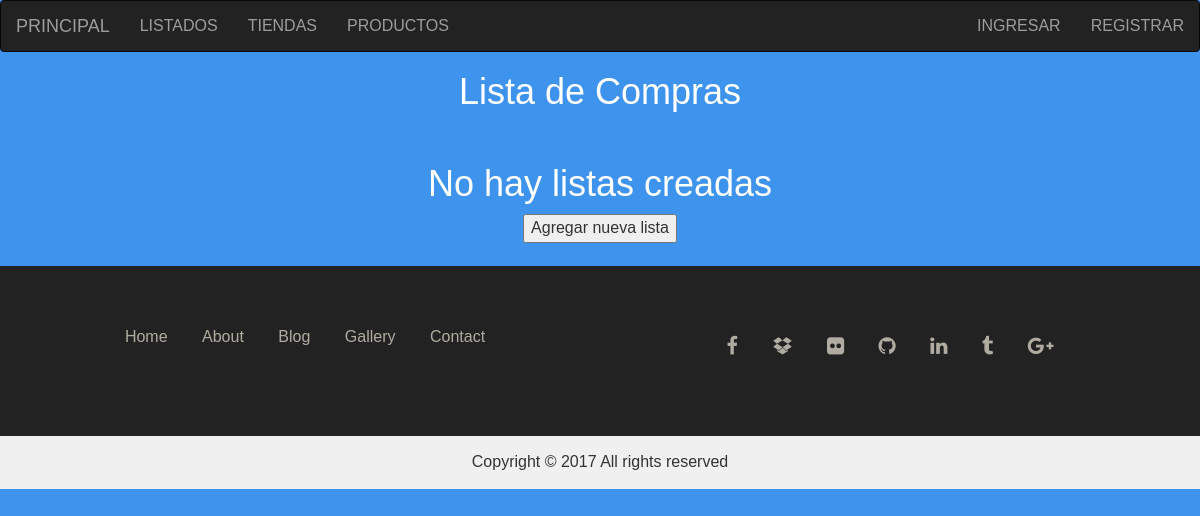
/listado/, run on an earlier commit of the app's database.
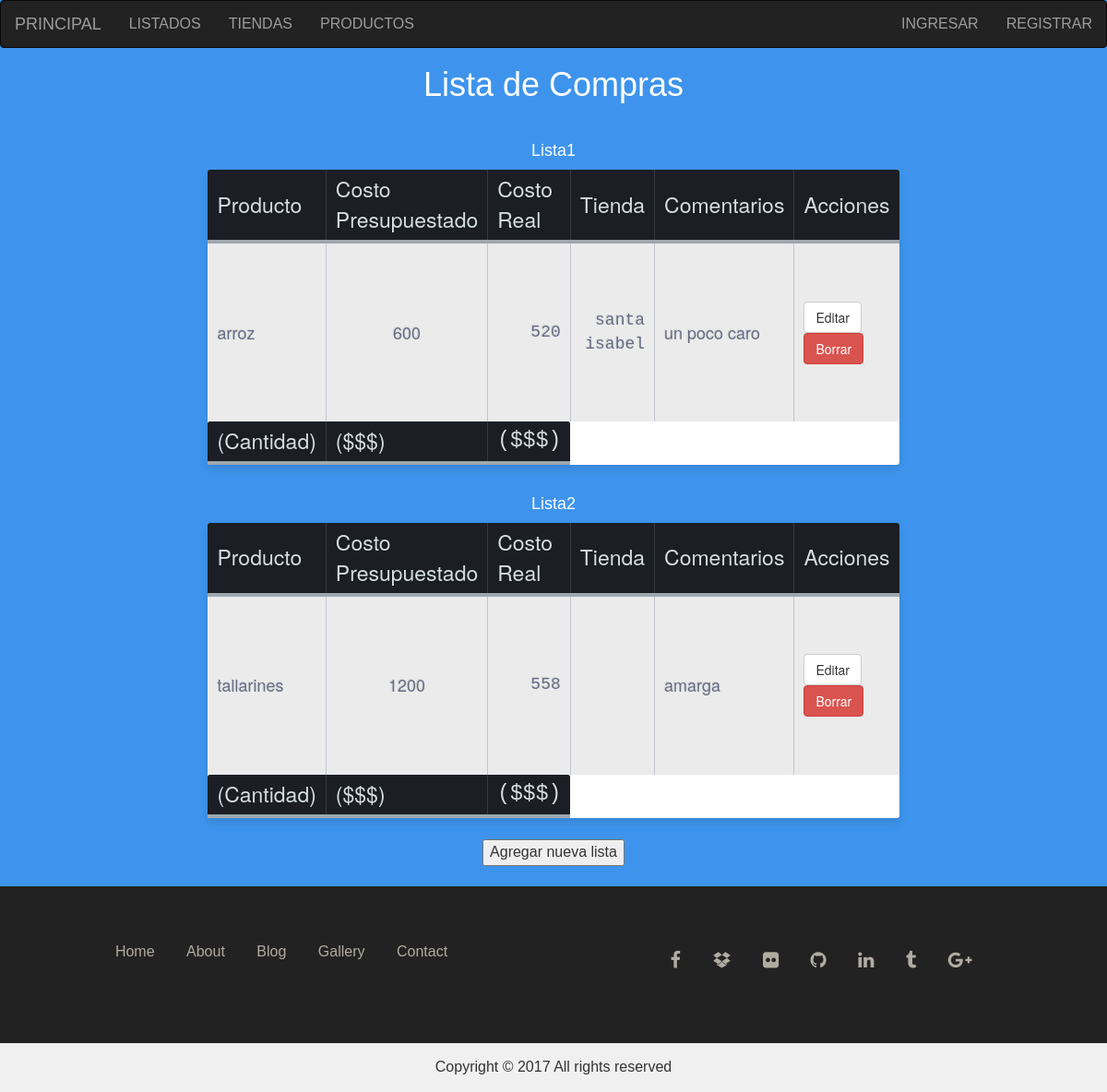
And on a later commit of the database.
### registro/models.py (models this page shows)
class Lista(models.Model):
    nombre = models.CharField(max_length = 100)
    total_A = models.IntegerField(blank=True,null=True)
    total_C = models.IntegerField(blank=True,null=True)
    costo_P = models.IntegerField(blank=True,null=True)
    costo_R = models.IntegerField(blank=True,null=True)
    username = models.CharField(max_length = 100)

class Producto(models.Model):
    nombre = models.CharField(max_length = 100)
    costoP = models.IntegerField(blank=True)
    costoR = models.IntegerField(blank=True)
    tienda = models.CharField(max_length = 100,blank=True)
    notas = models.CharField(max_length = 200,blank=True)
    nlista = models.CharField(max_length = 100)

### registro/views.py (the view)
# urls.py: path('listado/',views.listado, name="listado"),
def listado(request):
    listas = Lista.objects.all()
    productos = Producto.objects.all()
    contexto = {'listas': listas, 'productos': productos}
    return render(request,'listado.html',contexto)

### registro/templates/listado.html (shortened to what this page needs)
{% load static %}
<!DOCTYPE html>
<html lang="es">
<head>
    <link rel="stylesheet" href="//netdna.bootstrapcdn.com/bootstrap/3.1.0/css/bootstrap.min.css">
    <link href="//maxcdn.bootstrapcdn.com/bootstrap/3.3.0/css/bootstrap.min.css" rel="stylesheet" id="bootstrap-css">
    <link href="//maxcdn.bootstrapcdn.com/font-awesome/4.2.0/css/font-awesome.min.css" rel="stylesheet">
    <link rel="stylesheet" href="{% static 'css/estilos.css' %}">
</head>
<body>
    <nav class="navbar navbar-inverse">
        <div class="container-fluid">
            <div class="navbar-header">
                <a class="navbar-brand" href="{% url 'index' %}">PRINCIPAL</a>
            </div>
            <ul class="nav navbar-nav">
                <li><a href="{% url 'listado' %}"> LISTADOS</a></li>
                <li><a href="{% url 'tiendas' %}"> TIENDAS</a></li>
                <li><a href="{% url 'tiendas' %}"> PRODUCTOS</a></li>
            </ul>
            <ul class="nav navbar-nav navbar-right">
                {% if not user.is_authenticated %}
                <li><a href="{% url 'ingresar' %}">INGRESAR</a></li>
                <li><a href="{% url 'registro' %}">REGISTRAR</a></li>
                {% else %}
                    <li><a href="{% url 'salir' %}">SALIR</a></li>
                {% endif %}
            </ul>
        </div>
    </nav>
    <h1 style="text-align: center; color: white;" >Lista de Compras</h1>
    <br>
{% if listas %}
    {% for l in listas %}
    <h4 style="text-align: center; color: white;">{{l.nombre}}</h4>
        <table class="table-fill">
                <thead>
                    <tr>
                        <th>Producto</th>
                        <th>Costo Presupuestado</th>
                        <th>Costo Real</th>
                        <th>Tienda</th>
                        <th>Comentarios</th>
                        <th>Acciones</th>
                    </tr>
                </thead>
                <tbody>
                    {% if productos %}
                    <tr>
                        {% for p in productos %}
                        {% if l.nombre == p.nlista %}
                        <td>{{p.nombre}}</td>
                        <td>{{p.costoP}}</td>
                        <td>{{p.costoR}}</td>
                        <td>{{p.tienda}}</td>
                        <td>{{p.notas}}</td>
                        <td><button class="btn btn-default">Editar</button><button class="btn btn-danger">Borrar</button></td>
                        {% endif %}
                        {% endfor %}
                    </tr>
                    {% endif %}
                <tfoot>
                    <tr>
                        <th>(Cantidad)</th>
                        <th>($$$)</th>
                        <th>($$$)</th>
                    </tr>
                </tfoot>
            </table>
            <br>
    {% endfor %}
{% else %}
    <h1 style="text-align: center; color: white;" >No hay listas creadas</h1>
{% endif %}
<div class="row">
    <div class="col-sm-12" style="text-align: center" >
       <button id="btnlistas">Agregar nueva lista</button>
    </div>
</div>
<br>
             <footer>
                 <div class="container">
                     <div class="row text-center">
                         <div class="col-md-6 col-sm-6 col-xs-12">
                           <ul class="menu list-inline">
                                  <li>
                                     <a href="#">Home</a>
                                   </li>
                                   <li>
                                      <a href="#">About</a>
                                   </li>
                                   <li>
                                     <a href="#">Blog</a>
                                   </li>
                                   <li>
                                      <a href="#">Gallery</a>
                                   </li>
                                   <li>
                                     <a href="#">Contact</a>
                                  </li>
                            </ul>
                        </div>
                        <div class="col-md-6 col-sm-6 col-xs-12">
                            <ul class="list-inline">
                                 <li>
                                     <a href="#"><i class="fa fa-facebook fa-2x"></i></a>
                                 </li>
                                 <li>
                                     <a href="#"><i class="fa fa-dropbox fa-2x"></i></a>
                                 </li>
                                 <li>
                                     <a href="#"><i class="fa fa-flickr fa-2x"></i></a>
                                 </li>
                                 <li>
                                     <a href="#"><i class="fa fa-github fa-2x"></i></a>
                                 </li>
                                 <li>
                                     <a href="#"><i class="fa fa-linkedin fa-2x"></i></a>
                                 </li>
                                 <li>
                                     <a href="#"><i class="fa fa-tumblr fa-2x"></i></a>
                                 </li>
                                 <li>
                                     <a href="#"><i class="fa fa-google-plus fa-2x"></i></a>
                                </li>
                             </ul>
                         </div>
                    </div>
                 </div>
             </footer>
             <div class="copyright">
                 <div class="container">
                     <div class="row text-center">
                          <p>Copyright © 2017 All rights reserved</p>
                     </div>
                 </div>
             </div>
</body>
</html>

### registro/static/css/estilos.css (style rules this page uses)
body { background-color: #3e94ec; font-family: "Roboto", helvetica, arial, sans-serif; font-size: 16px; font-weight: 400; text-rendering: optimizeLegibility; }
.table-fill { background: white; border-radius:3px; border-collapse: collapse; height: 320px; margin: auto; max-width: 600px; padding:5px; width: 100%; box-shadow: 0 5px 10px rgba(0, 0, 0, 0.1); animation: float 5s infinite; }
th { color:#D5DDE5;; background:#1b1e24; border-bottom:4px solid #9ea7af; border-right: 1px solid #343a45; font-size:23px; font-weight: 100; padding:24px; text-align:left; text-shadow: 0 1px 1px rgba(0, 0, 0, 0.1); vertical-align:middle; }
th:first-child { border-top-left-radius:3px; }
th:last-child { border-top-right-radius:3px; border-right:none; }
tr { border-top: 1px solid #C1C3D1; border-bottom-color: 1px solid #C1C3D1; color:#666B85; font-size:16px; font-weight:normal; text-shadow: 0 1px 1px rgba(256, 256, 256, 0.1); }
tr:first-child { border-top:none; }
tr:last-child { border-bottom:none; }
tr:nth-child(odd) td { background:#EBEBEB; }
tr:last-child td:first-child { border-bottom-left-radius:3px; }
tr:last-child td:last-child { border-bottom-right-radius:3px; }
td { background:#FFFFFF; padding:20px; text-align:left; vertical-align:middle; font-weight:300; font-size:18px; text-shadow: -1px -1px 1px rgba(0, 0, 0, 0.1); border-right: 1px solid #C1C3D1; }
td:last-child { border-right: 0px; }
table { font-family: "Helvetica Neue", Helvetica, sans-serif }
thead { background: SteelBlue; color: white; }
th, td { padding: 5px 10px; }
tbody tr td:nth-child(2) { text-align:center; }
tbody tr td:nth-child(3), tbody tr td:nth-child(4) { text-align: right; font-family: monospace; }
tfoot { background: SeaGreen; color: white; text-align: right; }
tfoot tr th:last-child { font-family: monospace; }
body { font-family: 'Poppins', sans-serif; }
.copyright { background-color:#f0f0f0; }
.copyright p { margin:15px 0px; }
footer { background-color:#222222; padding: 60px 0px; }
footer .menu li a { color:#b1aca1; padding:10px; text-decoration:none; }
.fa.fa-facebook , .fa.fa-dropbox, .fa.fa-flickr , .fa.fa-github , .fa.fa-linkedin , .fa,fa-tumblr , .fa.fa-google-plus , .fa.fa-tumblr { color:#b1aca1; font-size:20px; padding:10px; }
.fa.fa-facebook:hover, .fa.fa-dropbox:hover, .fa.fa-flickr:hover, .fa.fa-github:hover, .fa.fa-linkedin:hover, .fa,fa-tumblr:hover, .fa.fa-google-plus:hover, .fa.fa-tumblr:hover { color:#6794c2; }

What changed in the data, as far as the page shows it:
added Lista: nombre "Lista1"
added Producto: nombre "arroz", costoP "600", costoR "520", tienda "santa isabel", notas "un poco caro", shown under "Lista1"
added Lista: nombre "Lista2"
added Producto: nombre "tallarines", costoP "1200", costoR "558", notas "amarga", shown under "Lista2"
Also different on the page:
text no longer shown: "No hay listas creadas"
